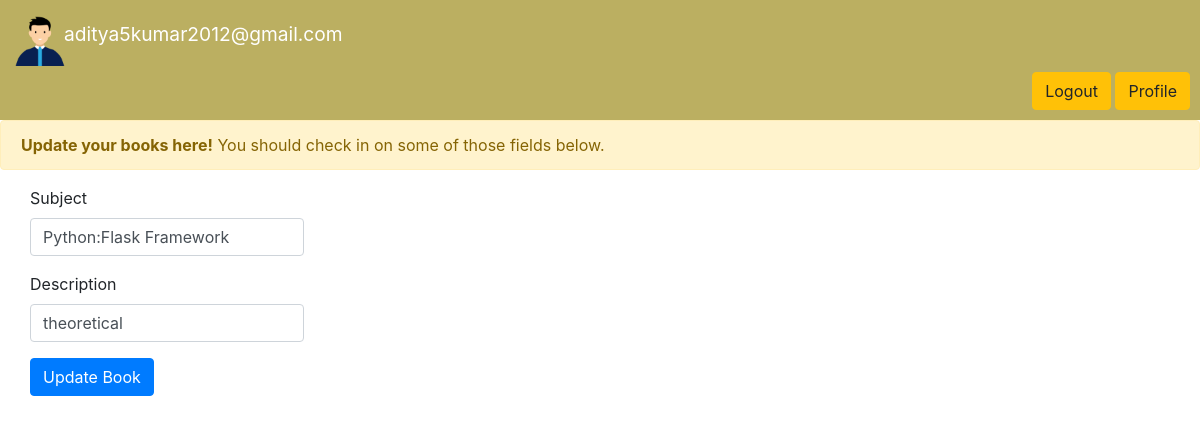
Page /updateb/3 (signed in) on the committed database.
### app.py (models this page shows, shortened)
class info_books(db.Model):#this table is used to store subjects
    sno = db.Column(db.Integer, primary_key=True)
    id = db.Column(db.String(30), nullable=False) #email
    sub = db.Column(db.String(30), nullable=False)
    desc = db.Column(db.String(100), nullable=False)

### app.py (the view, shortened to what this page needs)
@app.route('/updateb/<int:i>',methods=['POST','GET'])  # for updating book
def updateb(i):
    if 'email' in session:
        data = info_books.query.filter_by(sno=i).first()
        sub_temp=data.sub
        try:
          return render_template('updateb.html',email=session['email'],data=data)
        except:
            print("Error occured while deleting-OUTSIDE")
    return render_template('home.html')

### templates/updateb.html
{% extends 'after_logedin.html'%} {% block title %}Update Book-LinkBook{% endblock %} {%block content%}
<div class="div1" style="position:relative;height:120px;background-color: rgb(187, 175, 97);">
    <div class="div2" style="position:absolute;bottom:10px;right:10px;">
        <a href="/logout" type="button" class="btn btn-warning">Logout</a>
        <a href="/profile" type="button" class="btn btn-warning">Profile</a>
    </div>
    <img src="../../static/d.png" alt="" width="50px" height="50px" style="position:absolute;top:16px;left:15px;">
    <span class="" style="font-size:120%;color:white;position:absolute;top:20px;left:64px;">{{email}}</span>
</div>
<div class="alert alert-warning alert-dismissible fade show" role="alert">
    <strong>Update your books here!</strong> You should check in on some of those fields below.
</div>
<form action="/updateb/{{data.sno}}" method="post" style="display:inline-block;margin-left:30px;">
    <div class="form-group">
        <label for="exampleInputEmail1">Subject</label>
        <input type="text" class="form-control" id="exampleInputEmail1" aria-describedby="emailHelp" placeholder="Enter subject" required name="sub" value="{{data.sub}}">
    </div>
    <div class="form-group">
        <label for="exampleInputPassword1">Description</label>
        <input type="text" class="form-control" id="exampleInputPassword1" placeholder="Enter description" required name="desc" value="{{data.desc}}">
    </div>
    <button type="submit" class="btn btn-primary">Update Book</button>
</form>
{%endblock%}

### rows in the picture
info_books: id "aditya5kumar2012@gmail.com", sub "Python:Flask Framework", desc "theoretical"
